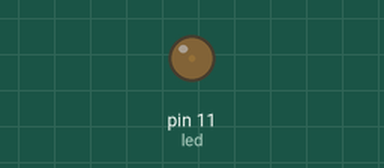
This sketch was run on a simulated Arduino Uno, built with avr-gcc and run on an emulated ATmega328P. Shown: output pins drawn as LEDs (lit = HIGH).

Above: at 0.05 s.
At 0.65 s:
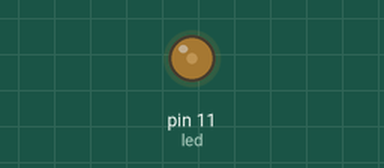
At 1.25 s:
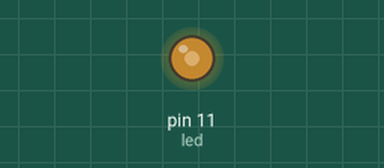
Timing chart, 0 to 5.2 s (numbered marks = the images above):
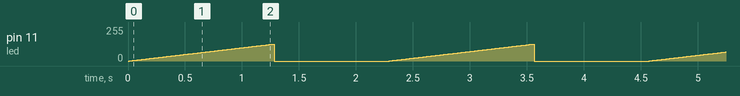

Measured:
- by itself, pin 11 (led): ramps from 0/255 to 127/255 and jumps back, once every 2.3 s

The sketch:

ak0170_nefesAlanLed.ino
```cpp
/*
  ak0170 — çözüm örneği

  SEN YAP 1) %50'ye çıkıp birden sönmek için tek bir artış döngüsü yeter, iniş
    döngüsü silinir; en sonda LOW ile birden söndürülür.

  SEN YAP 2) İkinci LED (pin 10) ters nefes alır: onun parlaklığı her zaman
    255 - parlaklik'tir.

  Aşağıdaki kod SEN YAP 1'in çözümüdür.
*/

const int led = 11;

void setup() {
  pinMode(led, OUTPUT);
}

void loop() {
  for (int parlaklik = 0; parlaklik <= 127; parlaklik++) {
    analogWrite(led, parlaklik);
    delay(10);
  }
  digitalWrite(led, LOW); // birden ve tamamen sön
  delay(1000);
}
```
